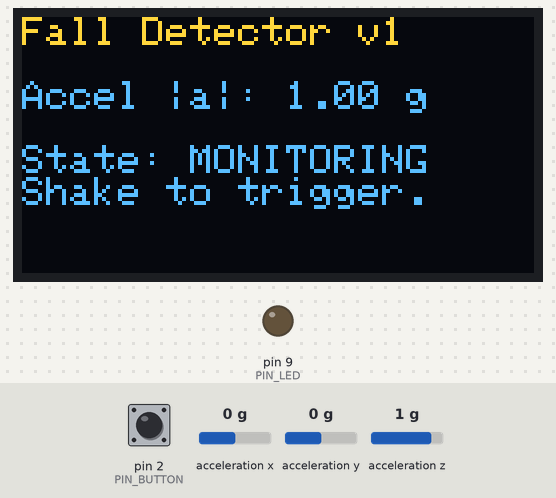
Recording of a sketch running on a simulated Arduino Uno, built with avr-gcc and run on an emulated ATmega328P. Shown: 128×64 one-colour display, output pins drawn as LEDs (lit = HIGH). Wiring (inferred from the names in the program): MPU-6050 motion sensor at I2C address 0x68. The test bench sets the inputs (shaded band); at power-on: acceleration x 0 g, acceleration y 0 g, pin 2 (PIN_BUTTON) HIGH, acceleration z 1 g. The OLED is the two-colour kind (top 16 rows yellow); what the sketch prints to the serial monitor is not drawn.

Above: at 2.2 s.
2.3 s: acceleration x set to -1.4 g
At 2.8 s:
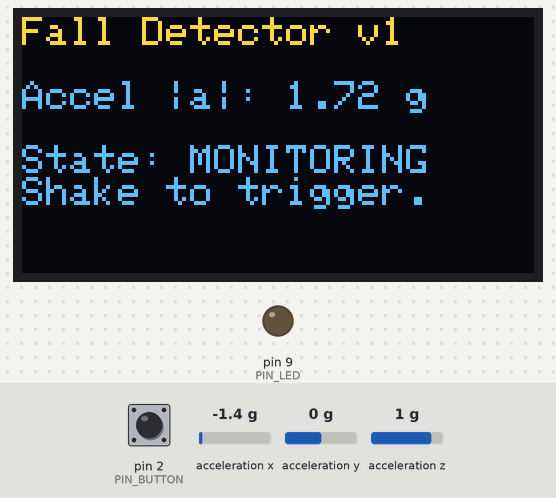
3.9 s: acceleration y set to -1.4 g
At 4.37 s:
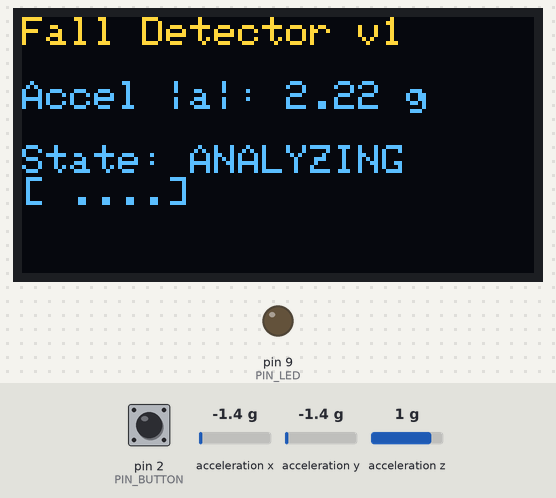
6.2 s: acceleration x set to -0.8 g
At 6.87 s:
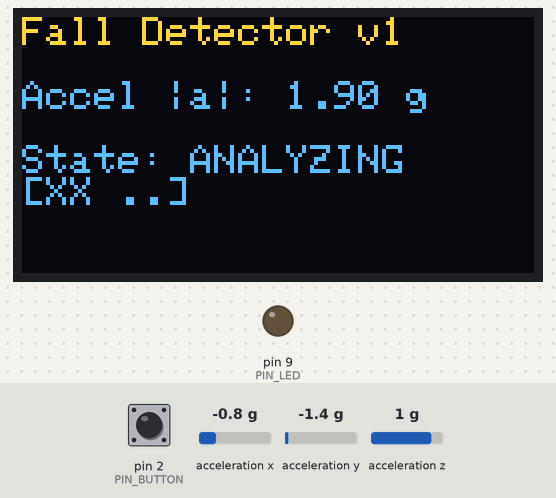
Timing chart, 0 to 9.2 s (numbered marks = the images above; inputs shaded):
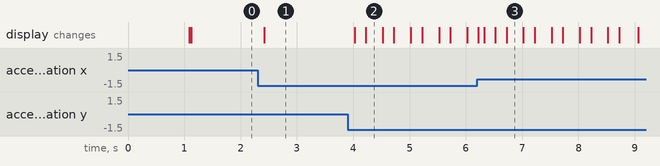

The sketch:

sketch-Loop-V2.ino
```cpp
#include <Wire.h>
#include <Adafruit_GFX.h>
#include <Adafruit_SSD1306.h>

// ==== Optimized Loop Fall Detector ====
// Algorithm: Impact Detection + Sustained Motion Check
// 1. Detect High G (Impact).
// 2. Monitoring window (5s): Check motion activity in each second.
// 3. If motion detected in >= 3 seconds -> Running/Walking (False Alarm).
// 4. If motion detected in < 3 seconds -> Fall Confirmed (Impact + Stillness).

// ==== DEMO NOTES====
// Definition: System correctness depends on LOGIC and TIMING (Deadline).
// Implementation: Non-blocking Loop using millis() and State Machine.
//    - Sensor: Runs with High Priority to catch impact.
//    - Display: Low Proirity (100ms) to prevent I2C blocking.
// Alternatives: Tried FreeRTOS, but Arduino Uno RAM (2KB) is too small -> Stack Overflow.
// Edge Cases: "Sustained Motion" logic filters out jumping/running false alarms.


// ---- OLED Configuration ----
#define SCREEN_WIDTH 128
#define SCREEN_HEIGHT 64
#define OLED_RESET -1
Adafruit_SSD1306 display(SCREEN_WIDTH, SCREEN_HEIGHT, &Wire, OLED_RESET);

// ---- MPU6050 I2C Address ----
const uint8_t MPU_ADDR = 0x68;

// ---- Pin Assignments ----
const int PIN_LED    = 9;
const int PIN_BUZZER = 8;
const int PIN_BUTTON = 2;

// ---- Fall Detection Parameters ----
const float IMPACT_THRESHOLD_G    = 2.0f;  // Trigger threshold
const float STABILITY_THRESHOLD_G = 1.3f;  // Motion threshold
const unsigned long JUDGE_WINDOW_MS = 5000UL; // Stability check window (5s)
const unsigned long LONG_PRESS_MS   = 2000UL; // Button hold time to reset
const int REQUIRED_ACTIVE_SECONDS   = 3;      // Motion required in X distinct seconds to cancel alarm

// Pre-calculate squares for faster comparison
const float IMPACT_SQ    = IMPACT_THRESHOLD_G * IMPACT_THRESHOLD_G;
const float STABILITY_SQ = STABILITY_THRESHOLD_G * STABILITY_THRESHOLD_G;

// ---- State Machine ----
enum SystemState {
  STATE_MONITORING,    // Normal monitoring
  STATE_JUDGING,       // Impact detected, checking sustained motion
  STATE_ALARM          // Fall confirmed
};

SystemState currentState = STATE_MONITORING;

// ---- State Variables ----
unsigned long impactTime    = 0;
bool btnWasLow              = false;
unsigned long btnPressStart = 0;
bool btnHeld                = false;

// Stability Check Variables
bool motionHistory[5]; // Tracks motion in each of the 5 seconds (0-1s, 1-2s...)

// ---- Display Timer ----
unsigned long lastDisplayTime = 0;
const unsigned long DISPLAY_INTERVAL = 100; // Refresh rate (ms)

// Global variable for display
float globalAMag = 1.0f;

// ---- Function Prototypes ----
void mpuInit();
float readAccelSqMagnitude();

void setup() {
  Serial.begin(115200);
  Wire.begin();
  Wire.setClock(400000); // 400kHz I2C for fast OLED

  pinMode(PIN_LED, OUTPUT);
  pinMode(PIN_BUZZER, OUTPUT);
  digitalWrite(PIN_LED, LOW);
  noTone(PIN_BUZZER);

  pinMode(PIN_BUTTON, INPUT_PULLUP);

  if (!display.begin(SSD1306_SWITCHCAPVCC, 0x3C)) {
    Serial.println(F("SSD1306 allocation failed"));
    for(;;);
  }

  // Splash Screen
  display.clearDisplay();
  display.setTextSize(2);
  display.setTextColor(SSD1306_WHITE);
  display.setCursor(0, 0);
  display.println(F("Fall Detect"));
  display.display();
  delay(1000);

  mpuInit();
  Serial.println(F("MPU6050 initialized."));

  // Initial Status Screen
  display.clearDisplay();
  display.setTextSize(1);
  display.setCursor(0, 0);
  display.println(F("MPU6050 + OLED"));
  display.println(F("Monitoring accel..."));
  display.display();
}

void loop() {
  unsigned long now = millis();

  // 1) Sensor Read (Full Speed)
  float aMagSq = readAccelSqMagnitude();

  // 2) Fall Detection Logic (State Machine)
  switch (currentState) {

    // --- State 1: Monitoring ---
    case STATE_MONITORING:
      if (aMagSq > IMPACT_SQ) {
        currentState = STATE_JUDGING;
        impactTime = now;

        // Reset motion history
        for(int i=0; i<5; i++) motionHistory[i] = false;

        Serial.print(F(">> Impact (High G)! Checking 5s motion... G="));
        Serial.println(sqrt(aMagSq));
      }
      break;

    // --- State 2: Judging (5s window) ---
    case STATE_JUDGING:
      {
        unsigned long timeSinceImpact = now - impactTime;

        // A. Record Motion
        // Map current time to a second slot (0, 1, 2, 3, 4)
        int secondIndex = timeSinceImpact / 1000;

        if (secondIndex < 5 && aMagSq > STABILITY_SQ) {
           motionHistory[secondIndex] = true;
           // Optional: Print debug only once per second to avoid spam?
           // Serial.print("Motion in sec "); Serial.println(secondIndex);
        }

        // B. Check Timeout (End of 5s)
        if (timeSinceImpact >= JUDGE_WINDOW_MS) {
          // Count active seconds
          int activeCount = 0;
          Serial.print(F(">> Motion Check: ["));
          for(int i=0; i<5; i++) {
            if (motionHistory[i]) {
              activeCount++;
              Serial.print(F("X"));
            } else {
              Serial.print(F("_"));
            }
          }
          Serial.print(F("] Total: ")); Serial.println(activeCount);

          // Decision
          if (activeCount >= REQUIRED_ACTIVE_SECONDS) {
            // Motion in >= 3 distinct seconds -> Walking/Running
            currentState = STATE_MONITORING;
            Serial.println(F(">> Sustained Motion -> False Alarm. Reset."));
          } else {
            // Motion in < 3 distinct seconds -> Fall Confirmed
            currentState = STATE_ALARM;
            Serial.println(F(">> Little/No Motion -> FALL CONFIRMED! Alarm!"));
          }
        }
      }
      break;

    // --- State 3: Alarm ---
    case STATE_ALARM:
      // Waiting for user reset
      break;
  }

  // 3) Button Logic (Long Press Reset)
  int btnState = digitalRead(PIN_BUTTON); // LOW = pressed

  if (currentState == STATE_ALARM) {
    if (btnState == LOW) {
      if (!btnWasLow) {
        btnWasLow = true;
        btnPressStart = now;
      } else {
        if (now - btnPressStart >= LONG_PRESS_MS) {
          currentState = STATE_MONITORING;
          btnWasLow = false;
          Serial.println(F(">> Alarm canceled by LONG press"));
        }
      }
      btnHeld = true;
    } else {
      btnWasLow = false;
      btnHeld = false;
    }
  } else {
    btnWasLow = false;
    btnHeld = (btnState == LOW);
  }

  // 4) Hardware Output (LED & Buzzer)
  if (currentState == STATE_ALARM) {
    // Siren Effect: Toggle every 300ms
    // High Pitch (2000Hz) + LED ON
    // Low Pitch (1000Hz) + LED OFF (Flashing)
    if ((now / 300) % 2 == 0) {
      digitalWrite(PIN_LED, HIGH);
      tone(PIN_BUZZER, 2000);
    } else {
      digitalWrite(PIN_LED, LOW);
      tone(PIN_BUZZER, 1000);
    }
  } else {
    digitalWrite(PIN_LED, LOW);
    noTone(PIN_BUZZER);
  }

  // 5) UI Update (Throttled)
  if (now - lastDisplayTime >= DISPLAY_INTERVAL) {
    lastDisplayTime = now;

    // Calculate real G for display
    globalAMag = sqrt(aMagSq);

    // Serial Output
    Serial.print(F("Accel |a| = "));
    Serial.print(globalAMag, 2);
    Serial.println(F(" g"));

    // OLED Output
    display.clearDisplay();
    display.setTextSize(1);
    display.setCursor(0, 0);
    display.println(F("Fall Detector v1"));
    display.println();

    display.print(F("Accel |a|: "));
    display.print(globalAMag, 2);
    display.println(F(" g"));
    display.println();

    if (currentState == STATE_MONITORING) {
      display.println(F("State: MONITORING"));
      display.println(F("Shake to trigger."));

    } else if (currentState == STATE_JUDGING) {
      display.println(F("State: ANALYZING"));

      // Visual feedback of the 5s window
      display.print(F("["));
      unsigned long elapsed = now - impactTime;
      int sec = elapsed / 1000;
      for(int i=0; i<5; i++) {
        if (i < sec) {
            // Past seconds: show if motion was detected
            display.print(motionHistory[i] ? "X" : "_");
        } else if (i == sec) {
            // Current second: blinking cursor
            display.print((elapsed % 500 < 250) ? "?" : " ");
        } else {
            // Future
            display.print(".");
        }
      }
      display.println(F("]"));

    } else if (currentState == STATE_ALARM) {
      display.println(F("State: ALARM!"));
      display.println(F("Hold button 2s"));
      display.println(F("to cancel."));
      if (btnHeld) {
        display.println();
        display.println(F("Button held..."));
      }
    }

    display.display();
  }
}

// ---- Helper Functions ----

void mpuInit() {
  Wire.beginTransmission(MPU_ADDR);
  Wire.write(0x6B);
  Wire.write(0);
  Wire.endTransmission(true);

  Wire.beginTransmission(MPU_ADDR);
  Wire.write(0x1C);
  Wire.write(0x00); // +/- 2g
  Wire.endTransmission(true);
}

float readAccelSqMagnitude() {
  Wire.beginTransmission(MPU_ADDR);
  Wire.write(0x3B);
  Wire.endTransmission(false);
  Wire.requestFrom(MPU_ADDR, (uint8_t)6, (uint8_t)true);

  if (Wire.available() < 6) return 0.0f;

  int16_t ax_raw = (Wire.read() << 8) | Wire.read();
  int16_t ay_raw = (Wire.read() << 8) | Wire.read();
  int16_t az_raw = (Wire.read() << 8) | Wire.read();

  const float SCALE = 16384.0f;
  float ax = ax_raw / SCALE;
  float ay = ay_raw / SCALE;
  float az = az_raw / SCALE;

  return (ax * ax + ay * ay + az * az);
}
```

Measured:
- after the input at 2.3 s, the display: changes after 0.12 s (image 1)
- after the input at 3.9 s, the display: first changes after 0.12 s (image 2 shows a later state)
